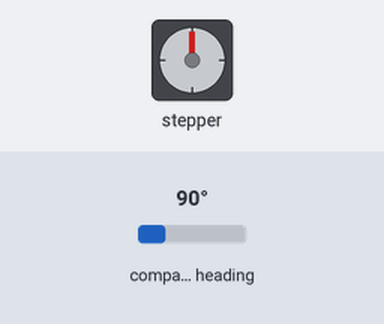
A program run on a simulated ESP32. Shown: stepper motor. Wiring (inferred from the names in the program): stepper motor driver (1600 steps per turn assumed): step GPIO 14; direction GPIO 12. The inputs (shaded band) are chosen by the test bench; at power-on: compass heading 90°. What the program prints to the serial monitor is not drawn.

Above: at 0.0 s.
Timing chart, 0 to 41.0 s (numbered marks = the images above):
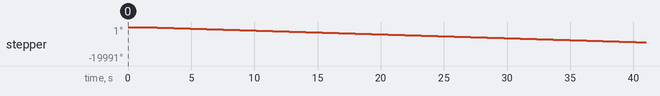

The program:

main.cpp
```cpp
#include <AS5600.h>
#include <Arduino.h>
#include <Wire.h>

// Pin definitions
const int STEP_PIN = 14;
const int DIR_PIN = 12;
const int I2C_SDA = 21;
const int I2C_SCL = 22;

// Motor parameters
const int STEPS_PER_REV = 1600; // 1/8 microstepping (200 * 8)
const int CW_DELAY = 1000;      // 1000us total delay (Speed V)
const int CCW_DELAY = 500;      // 500us total delay (Speed 2V)
const int NUM_REVOLUTIONS = 5;

AS5600 as5600;

// TRUE CLOSED LOOP: Move until the encoder reaches a specific target position
void moveMotorToTarget(long targetPos, int stepDelay) {
  long currentPos = as5600.getCumulativePosition();
  bool clockwise = (targetPos > currentPos);

  digitalWrite(DIR_PIN, clockwise ? LOW : HIGH);
  delayMicroseconds(5);

  uint32_t lastStepTime = micros();
  int pulseCount = 0;

  // Movement Loop
  while (clockwise ? (currentPos < targetPos) : (currentPos > targetPos)) {
    uint32_t now = micros();

    if (now - lastStepTime >= stepDelay) {
      lastStepTime += stepDelay;

      digitalWrite(STEP_PIN, HIGH);
      delayMicroseconds(2);
      digitalWrite(STEP_PIN, LOW);
      pulseCount++;

      // Update position from encoder (every 4 steps for efficiency)
      if (pulseCount % 4 == 0) {
        currentPos = as5600.getCumulativePosition();
      }

      // High-frequency telemetry
      if (pulseCount % 200 == 0) {
        float currentDeg = currentPos * (360.0 / 4096.0);
        Serial.print(clockwise ? "CW  " : "CCW ");
        Serial.print("Pulses: ");
        Serial.print(pulseCount);
        Serial.print(" | Deg: ");
        Serial.print(currentDeg, 1);
        Serial.print(" | Target: ");
        Serial.print(targetPos * (360.0 / 4096.0), 1);
        Serial.print(" | Diff: ");
        Serial.println(targetPos - currentPos);
      }
    }
  }
  Serial.println(">> Target Reached!");
}

void setup() {
  Serial.begin(921600);
  delay(1000);
  Serial.println("\n--- NEMA17 Accurate Closed-Loop ---");

  pinMode(STEP_PIN, OUTPUT);
  pinMode(DIR_PIN, OUTPUT);

  Wire.begin(I2C_SDA, I2C_SCL);
  Wire.setClock(400000);
  as5600.begin();

  // Software flip: ensure CW results in positive values
  as5600.setDirection(AS5600_COUNTERCLOCK_WISE);

  if (as5600.isConnected()) {
    Serial.println("Encoder: Online");
  } else {
    Serial.println("Encoder: ERROR");
  }

  as5600.resetCumulativePosition();
}

void loop() {
  // 1. Move CW to +5 Revolutions (1800 degrees)
  long target = 5 * 4096;
  Serial.println("\n>> Moving to +1800.0 Degrees");
  moveMotorToTarget(target, CW_DELAY);
  delay(1000);

  // 2. Move CCW back to 0 Degrees
  Serial.println("\n>> Moving back to 0.0 Degrees");
  moveMotorToTarget(0, CCW_DELAY);
  delay(2000);
}
```

Measured:
- by itself, stepper: keeps turning counter-clockwise at about 225°/s
